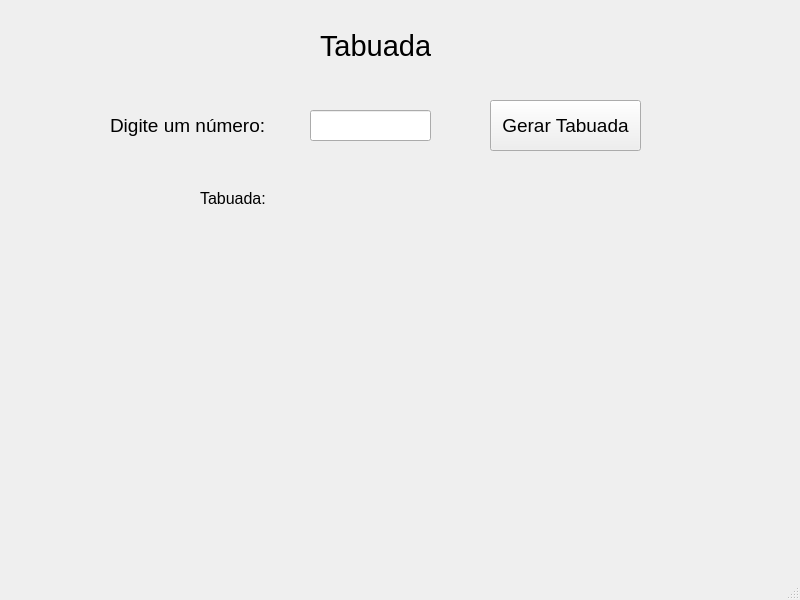
<?xml version="1.0" encoding="UTF-8"?>
<ui version="4.0">
 <class>MainWindow</class>
 <widget class="QMainWindow" name="MainWindow">
  <property name="geometry">
   <rect>
    <x>0</x>
    <y>0</y>
    <width>800</width>
    <height>600</height>
   </rect>
  </property>
  <property name="font">
   <font>
    <pointsize>14</pointsize>
   </font>
  </property>
  <property name="windowTitle">
   <string>MainWindow</string>
  </property>
  <widget class="QWidget" name="centralwidget">
   <widget class="QLabel" name="label">
    <property name="geometry">
     <rect>
      <x>320</x>
      <y>30</y>
      <width>111</width>
      <height>31</height>
     </rect>
    </property>
    <property name="font">
     <font>
      <pointsize>22</pointsize>
     </font>
    </property>
    <property name="text">
     <string>Tabuada</string>
    </property>
   </widget>
   <widget class="QLabel" name="label_2">
    <property name="geometry">
     <rect>
      <x>110</x>
      <y>110</y>
      <width>161</width>
      <height>31</height>
     </rect>
    </property>
    <property name="font">
     <font>
      <pointsize>14</pointsize>
     </font>
    </property>
    <property name="text">
     <string>Digite um número:</string>
    </property>
   </widget>
   <widget class="QLineEdit" name="lineEdit">
    <property name="geometry">
     <rect>
      <x>310</x>
      <y>110</y>
      <width>121</width>
      <height>31</height>
     </rect>
    </property>
    <property name="font">
     <font>
      <pointsize>14</pointsize>
     </font>
    </property>
   </widget>
   <widget class="QPushButton" name="pushButton">
    <property name="geometry">
     <rect>
      <x>490</x>
      <y>100</y>
      <width>151</width>
      <height>51</height>
     </rect>
    </property>
    <property name="font">
     <font>
      <pointsize>14</pointsize>
     </font>
    </property>
    <property name="text">
     <string>Gerar Tabuada</string>
    </property>
   </widget>
   <widget class="QLabel" name="label_3">
    <property name="geometry">
     <rect>
      <x>200</x>
      <y>190</y>
      <width>71</width>
      <height>16</height>
     </rect>
    </property>
    <property name="font">
     <font>
      <pointsize>12</pointsize>
     </font>
    </property>
    <property name="text">
     <string>Tabuada:</string>
    </property>
   </widget>
   <widget class="QLabel" name="label_res">
    <property name="geometry">
     <rect>
      <x>300</x>
      <y>180</y>
      <width>421</width>
      <height>341</height>
     </rect>
    </property>
    <property name="text">
     <string/>
    </property>
    <property name="alignment">
     <set>Qt::AlignLeading|Qt::AlignLeft|Qt::AlignTop</set>
    </property>
    <property name="wordWrap">
     <bool>true</bool>
    </property>
   </widget>
  </widget>
  <widget class="QMenuBar" name="menubar">
   <property name="geometry">
    <rect>
     <x>0</x>
     <y>0</y>
     <width>800</width>
     <height>31</height>
    </rect>
   </property>
  </widget>
  <widget class="QStatusBar" name="statusbar"/>
 </widget>
 <resources/>
 <connections/>
</ui>
